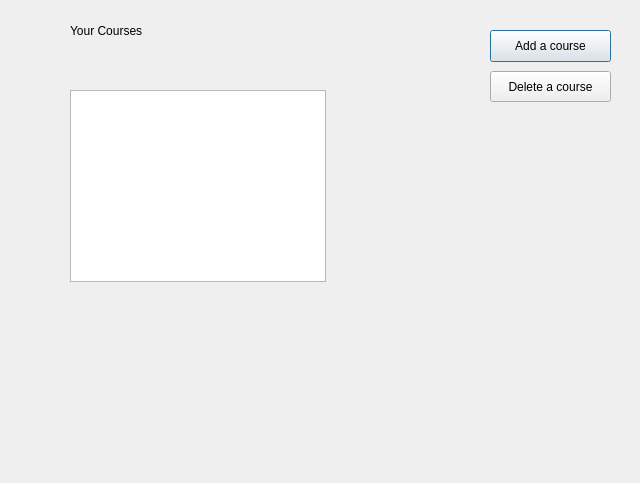
<?xml version="1.0" encoding="UTF-8"?>
<ui version="4.0">
 <class>Dialog</class>
 <widget class="QDialog" name="Dialog">
  <property name="geometry">
   <rect>
    <x>0</x>
    <y>0</y>
    <width>640</width>
    <height>483</height>
   </rect>
  </property>
  <property name="windowTitle">
   <string>Dialog</string>
  </property>
  <widget class="QLabel" name="label">
   <property name="geometry">
    <rect>
     <x>70</x>
     <y>20</y>
     <width>181</width>
     <height>21</height>
    </rect>
   </property>
   <property name="text">
    <string>Your Courses</string>
   </property>
  </widget>
  <widget class="QTableView" name="tableView">
   <property name="geometry">
    <rect>
     <x>70</x>
     <y>90</y>
     <width>256</width>
     <height>192</height>
    </rect>
   </property>
  </widget>
  <widget class="QPushButton" name="pushButton">
   <property name="geometry">
    <rect>
     <x>490</x>
     <y>30</y>
     <width>121</width>
     <height>32</height>
    </rect>
   </property>
   <property name="text">
    <string>Add a course</string>
   </property>
  </widget>
  <widget class="QPushButton" name="pushButton_2">
   <property name="geometry">
    <rect>
     <x>490</x>
     <y>71</y>
     <width>121</width>
     <height>31</height>
    </rect>
   </property>
   <property name="text">
    <string>Delete a course</string>
   </property>
  </widget>
 </widget>
 <resources/>
 <connections/>
</ui>
